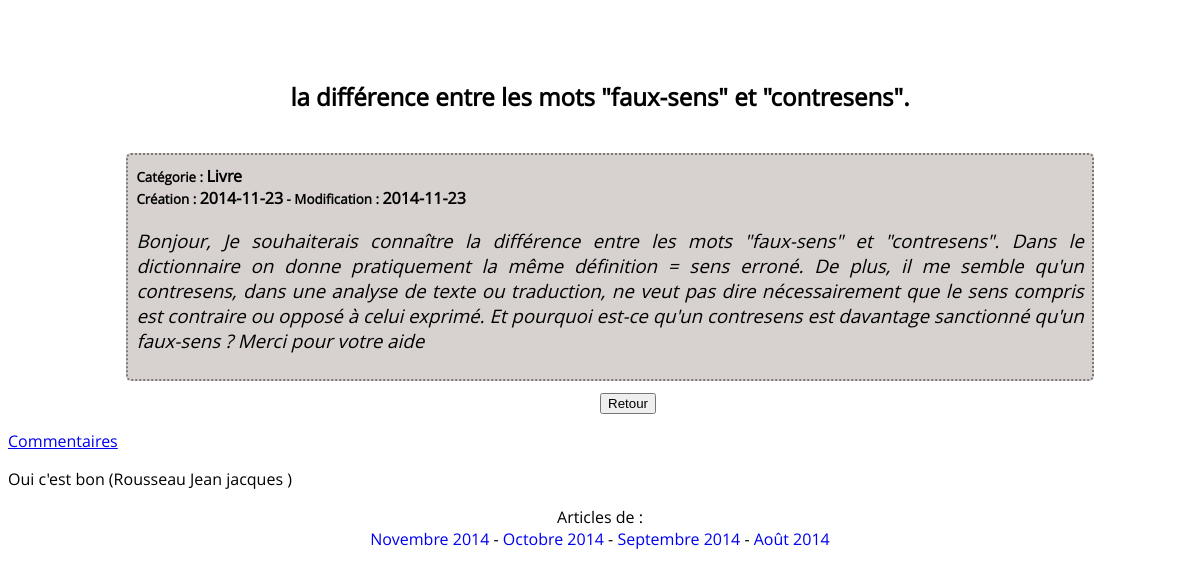
/contenu.php?id=101, run on the app's committed database.
### tables this page shows
CREATE TABLE IF NOT EXISTS `news` (
  `id` smallint(5) unsigned NOT NULL AUTO_INCREMENT,
  `id_auteur` int(11) NOT NULL,
  `titre` varchar(100) NOT NULL,
  `contenu` varchar(500) NOT NULL,
  `categorie` int(11) DEFAULT NULL,
  `image` varchar(50) NOT NULL,
  `dateAjout` timestamp NOT NULL DEFAULT CURRENT_TIMESTAMP,
  `dateModif` timestamp NOT NULL DEFAULT '0000-00-00 00:00:00',
  PRIMARY KEY (`id`)
);

CREATE TABLE IF NOT EXISTS `categories` (
  `id_categorie` int(11) NOT NULL AUTO_INCREMENT,
  `type` int(11) NOT NULL,
  `libelle` varchar(50) NOT NULL,
  PRIMARY KEY (`id_categorie`)
);

CREATE TABLE IF NOT EXISTS `commentaires` (
  `id` int(11) NOT NULL AUTO_INCREMENT,
  `id_news` int(11) NOT NULL,
  `nom` varchar(250) NOT NULL,
  `prenom` varchar(250) NOT NULL,
  `commentaire` varchar(256) NOT NULL,
  PRIMARY KEY (`id`)
);

### includes/autoload.php (called while the page is built, shortened)
<?php
function my_autoload($class)
{
  $filepath = str_replace("_", "/", $class);
  $filepath .= '.class.php';
}

### Helper/Database.class.php (called while the page is built, shortened)
<?php
class Helper_Database
{
    private $db;
    public function __construct()
    {
    	$config = new Helper_Config("config.ini");
        $user       = $config->get("user", "database");
        $password   = $config->get("password", "database");
        $dns        = $config->get("dns", "database");
        $dbname     = $config->get("dbname", "database");
        $this->db = new PDO( $dns . "; dbname=" . $dbname , $user,  $password);
        $this->db->exec("SET NAMES UTF8");
    }
    public function query($queryString, $data=array())
        {
           $req=$this->db->prepare($queryString);
           $req->execute($data);
           $result=$req->fetchAll(PDO::FETCH_ASSOC);
           return $result;
        }
    public function queryOne($queryString, $data=array())
        {
           $req=$this->db->prepare($queryString);
           $req->execute($data);
           $result=$req->fetch(PDO::FETCH_ASSOC);
           return $result;
        }
}

### Helper/Config.class.php (called while the page is built, shortened)
<?php
class Helper_Config
{
	private $_data;
    public function loadFile($file)
    {
    	if(file_exists($file))
    	{
        	$this->_data = parse_ini_file($file, true);
        }
        else
        {
        	error_log($file . ' not found');
        }
    }
    public function get($value, $rubrique=false)
    {
    	if (empty($rubrique))
    	{
    		return $this->_data[$value];
    	}
    	else
    	{
        	return $this->_data[$rubrique][$value];
        }
    }
}

### Model/Post.class.php (called while the page is built, shortened)
<?php
class Model_Post
{
    private $db;
    public function __construct()
    {
        $this->db = new Helper_Database();
    }
    public function getPost($id)
    {
        $nom=$this->db->queryOne("select * from news
                inner join categories on categories.id_categorie = news.categorie
                where id=?", array($id));
        return $nom;
    }
    public function getCommentaires($id)
    {
        $id=$this->db->query("select * from commentaires where id_news=?", array($id));
        return $id;
    }
}

### contenu.php (the view, shortened to what this page needs)
<?php
include 'includes/autoload.php';
include 'header.phtml';
$id = $_GET['id'];
$posts = new Model_Post();
$nompst = $posts->getPost($id);
  require_once ('includes/autoload.php');
  echo '<section class="section_blog_contenu_news">';
  echo '<h1 style="text-align: center">' . $nompst['titre'] . '</h1>';
  echo '<div class="blog_contenu_news">';
  echo '<p class="contenu_titre">';
    echo 'Catégorie : ' .
          '<span class="texte">'  . $nompst['libelle']  . '</span><br/>';
    echo 'Création : ' . '<span class="texte">'  . substr($nompst['dateAjout'],0,10)  . '</span>' .
         ' - Modification : '. '<span class="texte">'  . substr($nompst['dateModif'],0,10)  . '</span>' .
        '</p>';
  echo '<p class="contenu">' . $nompst['contenu']  . '</p>';
  echo '</div>';
  echo'<a class="blog_contenu_news_retour" href="post.php?page=' . $_SESSION["page"] .'" ><input type="button" value="Retour"> </a>';
  echo '</section>';
  $comment = $posts->getCommentaires($nompst['id']);
  echo '<p>' . '<a href="commentaire.php?id=' . $nompst['id'] .'"> Commentaires </a>' . '</p>';
  for ($i=0; $i<count($comment); $i++)
    {
      echo '<p class="commentaire">' . $comment[$i]['commentaire'] .
      '<span class="nom_commentaire">' .
      ' (' . $comment[$i]['nom'] . ' ' . $comment[$i]['prenom'] . ' )'  . '</span></p>';
    }
include 'footer.phtml';

### blog.css (style rules this page uses)
body { font-family: "Open Sans", Helvetica, Arial, sans-serif; }
h1 { font-style: normal; font-weight: bold; margin-bottom: 40px; }
p { font-style: normal; font-weight: normal; }
.blog_contenu_news_retour { padding-left: 50%; }
div { margin-bottom: 10px; }
.texte { font-style: normal; font-weight: bold; font-size: 12pt; }
.contenu { font-style: italic; font-weight: normal; font-size: 14pt; padding-left: 0px; text-align: justify; }
.section_blog_contenu_news { margin-left: 10%; margin-right: 10%; margin-top: 80px; }
.contenu_titre { font-style: normal; font-weight: bold; font-size: 10pt; margin-top: 2px; }
.blog_contenu_news { width: 100%; border-style: dotted; border-width: 2px; border-color: #7e7975; border-radius: 5px; padding: 8px; background: #d7d2cf; }
.contenu_titre { font-style: normal; font-weight: bold; font-size: 10pt; }

### data on the page
news: titre "la différence entre les mots \"faux-sens\" et \"contresens\".", categories.libelle "Livre", dateAjout "2014-11-23", dateModif "2014-11-23", contenu "Bonjour, Je souhaiterais connaître la différence entre les mots \"faux-sens\" et \"contresens\". Dans le dictionnaire on donne pratiquement la même définition = sens erroné. De plus, il me semble qu'un contresens, dans une analyse de texte ou traduction, ne veut pas dire nécessairement que le sens compris est contraire ou opposé à celui exprimé. Et pourquoi est-ce qu'un contresens est davantage sanctionné qu'un faux-sens ? Merci pour votre aide"
commentaires: commentaire "Oui c'est bon", nom "Rousseau", prenom "Jean jacques"
